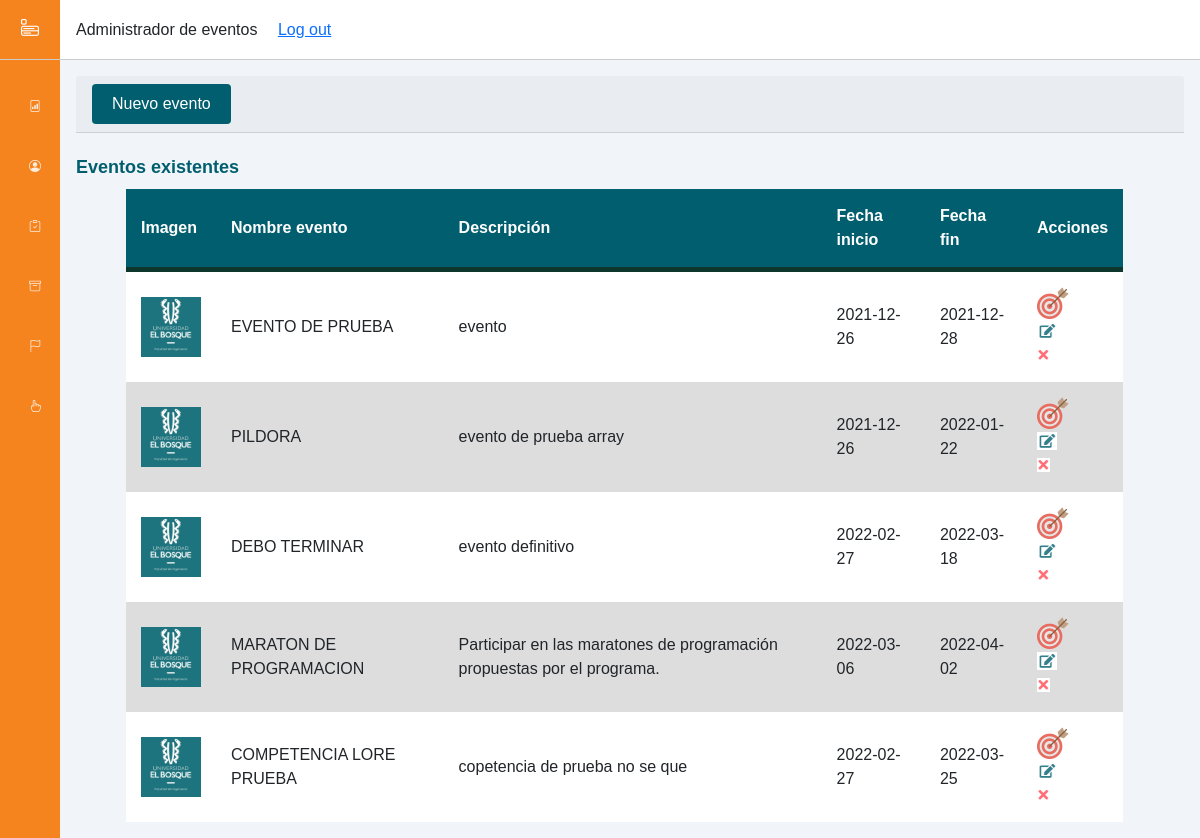
/views/AdministradorDeEventos_Comite.php?Id=0, run on the app's committed database.
### tables this page shows
CREATE TABLE `tbl_evento` (
  `id_evento` int(11) NOT NULL,
  `nombre_evento` varchar(30) NOT NULL,
  `descripcion_evento` varchar(250) NOT NULL,
  `fecha_inicio` date NOT NULL,
  `fecha_fin` date NOT NULL,
  `nombre_imagen` varchar(10) DEFAULT NULL,
  `nombre_enunciado` varchar(10) DEFAULT NULL,
  `id_usuario` int(3) NOT NULL,
  `competenciasAsignadas` varchar(2) NOT NULL
);

### views/logic/controllers/EventoControlador.php (called while the page is built, shortened)
<?php
class EventoControlador{
    public function mostrarDatosEventos($sql){
        $c = new conectar();
        $conexion = $c->conexion();
        $result = mysqli_query($conexion, $sql);
        return mysqli_fetch_all($result, MYSQLI_ASSOC);
    }
}
?>

### views/AdministradorDeEventos_Comite.php (the view, shortened to what this page needs)
<?php
    require_once "logic/controllers/EventoControlador.php";
?>
<!DOCTYPE html>
<html lang="es">
    <head>
        <link href="https://cdn.jsdelivr.net/npm/bootstrap@5.1.3/dist/css/bootstrap.min.css" rel="stylesheet">
        <link rel="stylesheet" href="https://cdn.jsdelivr.net/npm/bootstrap-icons@1.8.1/font/bootstrap-icons.css">
        <link rel="stylesheet" href="assets/css/ComiteStyles.css">
    </head>
    <body>
        <div class="sidebar">
            <div class="sidebar-header">
                <label for="sidebar-toggle"><i class="bi bi-menu-app"></i></label>
            </div>
            <div class="sidebar-menu">
                <ul class="menuComite">
                    <li>
                        <a class="link_menu-active" href="./DashBoard_Comite.php">
                            <span title="Dashboard"><i class="bi bi-file-bar-graph"></i></span>
                        </a>
                    </li>
                    <li>
                        <a class="link_menu" href="./RegistroDeProfesores_Comite.php">
                            <span title="Profesores"><i class="bi bi-person-circle"></i></span>
                        </a>
                    </li>
                    <li>
                        <a class="link_menu" href="./AdministradorDeMaterias_Comite.php">
                            <span title="Materias"><i class="bi bi-clipboard-check"></i></span>
                        </a>
                    </li>
                    <li>
                        <a class="link_menu" href="./AdministradorDeCompetencias_Comite.php">
                            <span title="Competencias"><i class="bi bi-archive"></i></span>
                        </a>
                    </li>
                    <li>
                        <a class="link_menu" href="./AdministradorDeEventos_Comite.php?Id=0">
                            <span title="Eventos"><i class="bi bi-flag"></i></span>
                        </a>
                    </li>
                    <li>
                        <a class="link_menu" href="./AdministradorDeConvocatoriasExternas_Comite.php">
                            <span title="Convocatorias"><i class="bi bi-hand-index"></i></span>
                        </a>
                    </li>
                </ul>
            </div>
        </div>
        <div class="main-content">
            <header>
                <div class="social-icons">
                    <div class="titulo-dash">
                        <span>Administrador de eventos</span>&nbsp;
                    </div>
                    <div class="link-logout">
                        <span><a href="../index.php">Log out</a></span>
                    </div>
                </div>
            </header>
            <main>
                <div class="card-header">
                    <button type="button" class="btn_agregarEvento" data-bs-toggle="modal" data-bs-target="#modalRegistrarEvento" title="Nuevo Evento">Nuevo evento</button>
                </div>
                <div class="main-tableEventos">
                   <br>
                    <h3 class="titulo_seccion">Eventos existentes </h3>
                    <table id="table_eventos" class="tablaDeEventos">
                        <thead>
                            <tr>
                                <th class="campoTabla">Imagen</th>
                                <th class="campoTabla">Nombre evento</th>
                                <th class="campoTabla">Descripción</th>
                                <th class="campoTabla">Fecha inicio</th>
                                <th class="campoTabla">Fecha fin</th>
                                <th class="campoTabla">Acciones</th>
                            </tr>
                        </thead>
                        <tbody>
                        <?php
                            $obj = new EventoControlador();
                            $sql = "SELECT id_evento, nombre_evento, descripcion_evento, fecha_inicio, fecha_fin, nombre_imagen from tbl_evento";
                            $datos = $obj->mostrarDatosEventos($sql);
                            foreach ($datos as $key){
                        ?>
                                <tr class="filasDeDatosTablaEventos">
                                    <?php
                                    $nombreDeImg = $key['nombre_imagen'];
                                    if($nombreDeImg != null){
                                    ?>
                                        <td class='datoTabla'><img class='imagenDelEventoEnTabla'src='<?php echo "eventosImages/".$nombreDeImg?>'></td>
                                    <?php
                                    }else{
                                    ?>
                                        <td class='datoTabla'><img class='imagenDelEventoEnTabla'src='assets/images/imgPorDefecto.jpg'></td>
                                    <?php
                                    }
                                    ?>
                                    <td class="datoTabla"><?php echo $key['nombre_evento'];  ?></td>
                                    <td class="datoTabla"><?php echo $key['descripcion_evento'];  ?></td>
                                    <td class="datoTabla"><?php echo $key['fecha_inicio'];  ?></td>
                                    <td class="datoTabla"><?php echo $key['fecha_fin'];  ?></td>
                                    <td class="datoTabla"><div class="compEsp-edicion">
                                        <div class="col-botonesEdicion">
                                            <a class="btnAsignarCompetencias" data-id="<?php echo $key['id_evento'];?>" data-bs-toggle="modal" data-bs-target="#modalAsignarCompetencias" title="Asignar competencias"><img src="assets/images/btn_asignarCompetencias.png"></a>
                                        </div>
                                        <div class="col-botonesEdicion">
                                            <a class="btnEditarEvento" data-id="<?php echo $key['id_evento'];?>" data-bs-toggle="modal" data-bs-target="#modalEditarEvento" title="Editar"><img src="assets/images/btn_editar.PNG"></a>
                                        </div>
                                        <div class="col-botonesEdicion">
                                            <a class="btnEliminarEvento" data-id="<?php echo $key['id_evento'];?>" data-bs-toggle="modal" data-bs-target="#modalEliminarEvento" title="Eliminar"><img src="assets/images/btn_eliminar.PNG"></a>
                                        </div>
                                    </div></td>
                                </tr>
                        <?php
                            }
                        ?>
                        </tbody>
                    </table>
                </div>
    </body>
</html>

### views/assets/css/ComiteStyles.css (style rules this page uses)
:root { --main-color: #f5841f !important; --color-dark: #1D2231; --text-grey: #8390A2; }
* { font-family: Arial, Helvetica, sans-serif !important; margin: 0; padding: 0; text-decoration: none; list-style-type: none; box-sizing: border-box; }
.sidebar { height: 100%; width: 230px; position: fixed; left: 0; top: 0; z-index: 100; background: var(--main-color); color: #fff; overflow-y: auto; transition: width 500ms; }
.sidebar-header { display: flex; justify-content: space-between; align-items: center; height: 60px; padding: 0rem 1rem; border-bottom: 1px solid #ccc; font-size: 18px; }
.sidebar-menu { padding: 2rem; }
.sidebar-menu li { margin-bottom: 2rem; }
.sidebar-menu li a { color: #fff; margin: 5px 10px; opacity: .86; border-radius: 4px; display: block; }
.sidebar li { margin-bottom: 2rem; }
.sidebar a { color: #fff; font-size: 12px; }
.link_menu span { width: 40px !important; height: 40px !important; }
.menuComite { padding-left: 3px; }
.main-content { position: relative; margin-left: 240px; transition: margin-left 500ms; }
header { position: fixed; left: 240px; top: 0; z-index: 100; width: calc(100% - 240px); background: #fff; height: 60px; padding: 0rem 1rem; display: flex; align-items: center; border-bottom: 1px solid #ccc; justify-content: space-between; transition: left 500ms; }
.social-icons { display: grid; grid-template-columns: repeat(2, 1fr); grid-column-gap: 1rem; }
main { margin-top: 60px; background: #f1f5f9; min-height: 90vh; padding: 1rem; }
@media only screen and (max-width: 1200px) { .sidebar { width: 60px; z-index: 150; } }
@media only screen and (max-width: 1200px) { .sidebar .sidebar-header, .sidebar li { display: flex; justify-content: center; } }
@media only screen and (max-width: 1200px) { .main-content { margin-left: 60px; } }
@media only screen and (max-width: 1200px) { .main-content header { left: 60px; width: calc(100% - 60px); } }
.titulo_seccion { color: #005e6e; font-size: 18px; font-weight: bold; }
.card-header:first-child { border-radius: calc(0.25rem - 1px) calc(0.25rem - 1px) 0 0; }
.card-header { padding: 0.5rem 1rem; margin-bottom: 0; background-color: rgba(0,0,0,.03); border-bottom: 1px solid rgba(0,0,0,.125); }
label { display: inline-block; }
.titulo_seccion { color: #005e6e; }
.btn_agregarEvento { color: #fff; background-color: #005e6e; cursor: pointer; padding: 8px 20px; border-radius: 4px; outline: none; border: none; font-family: Arial, Helvetica, sans-serif; }
.tablaDeEventos { margin-left: 50px; margin-top: 10px; width: 90%; text-align: left; border-collapse: collapse; background-color: white; }
.campoTabla, .datoTabla { padding: 15px; }
thead { background-color: #005e6e; color: white; border-bottom: solid 5px #0F362D; }
.imagenDelEventoEnTabla { width: 60px; height: 60px; }
.filasDeDatosTablaEventos:nth-child(even) { background-color: #ddd; }

### data on the page
tbl_evento: nombre_evento "EVENTO DE PRUEBA", descripcion_evento "evento", fecha_inicio "2021-12-26", fecha_fin "2021-12-28"
tbl_evento: nombre_evento "PILDORA", descripcion_evento "evento de prueba array", fecha_inicio "2021-12-26", fecha_fin "2022-01-22"
tbl_evento: nombre_evento "DEBO TERMINAR", descripcion_evento "evento definitivo", fecha_inicio "2022-02-27", fecha_fin "2022-03-18"
tbl_evento: nombre_evento "MARATON DE PROGRAMACION", descripcion_evento "Participar en las maratones de programación propuestas por el programa.", fecha_inicio "2022-03-06", fecha_fin "2022-04-02"
tbl_evento: nombre_evento "COMPETENCIA LORE PRUEBA", descripcion_evento "copetencia de prueba no se que", fecha_inicio "2022-02-27", fecha_fin "2022-03-25"
